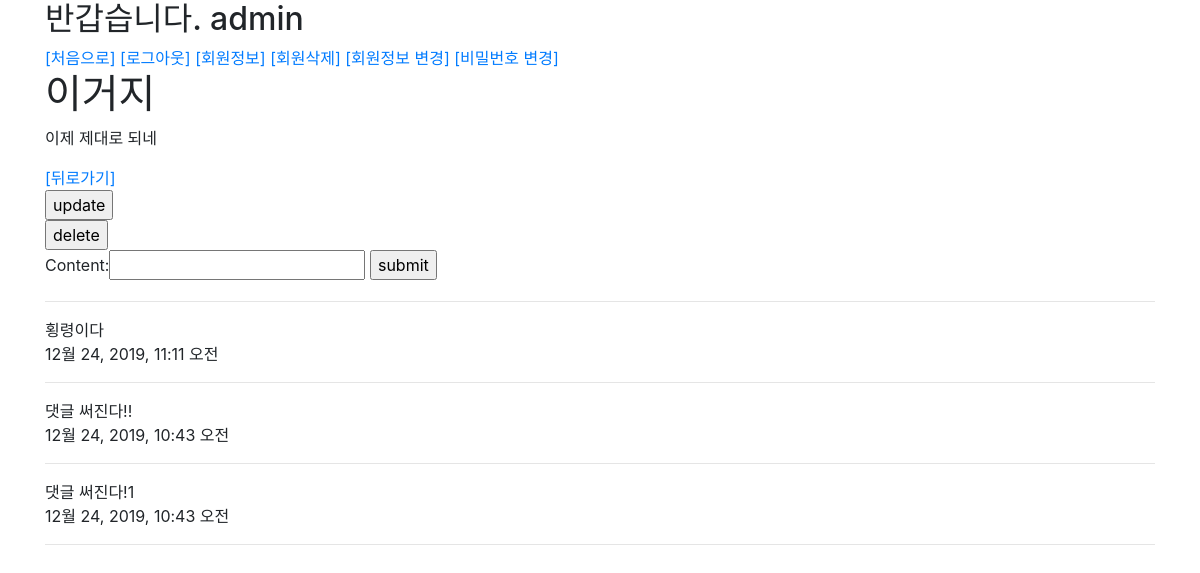
/articles/3/ (signed in), run on the app's committed database.
### accounts/models.py (models this page shows)
class User(AbstractUser):
    followers = models.ManyToManyField(settings.AUTH_USER_MODEL, related_name="followings")

### articles/models.py (models this page shows, shortened)
class Article(models.Model):
    title = models.CharField(max_length=50)
    content = models.TextField()
    created_at = models.DateTimeField(auto_now_add=True)
    updated_at = models.DateTimeField(auto_now=True)
    user = models.ForeignKey(settings.AUTH_USER_MODEL, on_delete=models.CASCADE)
    like_users = models.ManyToManyField(settings.AUTH_USER_MODEL, related_name='like_articles', blank=True)
    hashtags = models.ManyToManyField(Hashtag, blank=True)

class Comment(models.Model):
    article = models.ForeignKey(Article, on_delete=models.CASCADE)
    user = models.ForeignKey(settings.AUTH_USER_MODEL, on_delete=models.CASCADE)
    content = models.CharField(max_length=150)
    created_at = models.DateTimeField(auto_now_add=True)
    updated_at = models.DateTimeField(auto_now=True)
    class Meta:
        ordering = ('-pk',)

### articles/views.py (the view)
# urls.py: path('<int:article_pk>/', views.detail, name='detail'),
def detail(request, article_pk):
    article = get_object_or_404(Article, pk=article_pk)
    comments = article.comment_set.all()
    comment_form = CommentForm()
    context = {'article': article, 'comment_form': comment_form, 'comments': comments,}
    return render(request, 'articles/detail.html', context)

### articles/forms.py
class CommentForm(forms.ModelForm):
    class Meta:
        model = Comment
        fields = ('content',)

### articles/templates/articles/detail.html (shortened to what this page needs)
{% extends 'base.html' %}
{% block content %}
<h1>{{ article.title }}</h1>
<p>{{ article.content }}</p>
<a href="{% url 'articles:index' %}">[뒤로가기]</a>
<form action="{% url 'articles:update' article.pk %}">
<input type="submit" value="update">
</form>
<form action="{% url 'articles:delete' article.pk %}" method="POST">
<input type="submit" value="delete">
</form>
<form action="{% url 'articles:comment_create' article.pk %}" method="POST">
{{ comment_form }}
<input type="submit" value="submit">
</form>
<hr>
{% for comment in comments %}
  {{ comment.content }}<br>
  {{ comment.created_at }}
<hr>
{% endfor %}
{% endblock content %}

### study/templates/base.html (shortened to what this page needs)
<!DOCTYPE html>
<html lang="en">
<head>
  <link rel="stylesheet" href="https://stackpath.bootstrapcdn.com/bootstrap/4.4.1/css/bootstrap.min.css">
</head>
<body>
  <div class="container">
    <h2>반갑습니다. {{ request.user }}</h2>
    <a href="{% url 'articles:index' %}">[처음으로]</a>
    {% if user.is_authenticated %}
    <a href="{% url 'accounts:logout' %}">[로그아웃]</a>
    <a href="{% url 'accounts:profile' request.user.username %}">[회원정보]</a>
    <a href="{% url 'accounts:delete' %}">[회원삭제]</a>
    <a href="{% url 'accounts:update' %}">[회원정보 변경]</a>
    <a href="{% url 'accounts:change_password' %}">[비밀번호 변경]</a>
    {% else %}
    <a href="{% url 'accounts:login' %}">[로그인]</a>
    <a href="{% url 'accounts:signup' %}">[회원가입]</a>
    {% endif %}
    {% block content %}
    {% endblock content %}
  </div>
</body>
</html>

### data on the page
User: user "admin"
Article: title "이거지", content "이제 제대로 되네"
Comment: content "횡령이다", created_at "12월 24, 2019, 11:11 오전"
Comment: content "댓글 써진다!!", created_at "12월 24, 2019, 10:43 오전"
Comment: content "댓글 써진다!1", created_at "12월 24, 2019, 10:43 오전"
